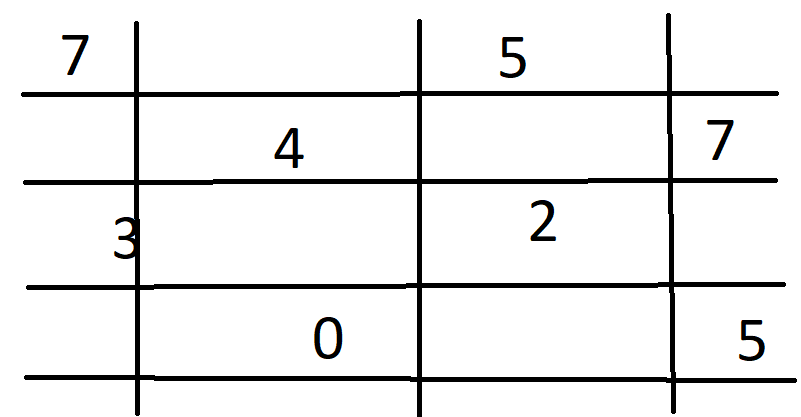
#> input picture Open cv project/1.4 in reader opencv/Image Gradient Filter/Box.png, 801 x 417 px
$ python 'Laplacian Gradient Filter.py'   (older library calls are emulated)
#> lines starting #> are read from the running program, lines starting #| are printed output that depends on the picture
import cv2
'''The Laplacian gradient takes only three params the src,flagor datatype and kernel size.Note: source must be a grayscale image'''

img=cv2.imread('Box.png',cv2.IMREAD_GRAYSCALE); #image read in grayscale
#> img: shape (417, 801); min 0, max 255, mean 236.7

laplacian=cv2.Laplacian(img,cv2.CV_64F,ksize=5); #create a laplacian gradient filter
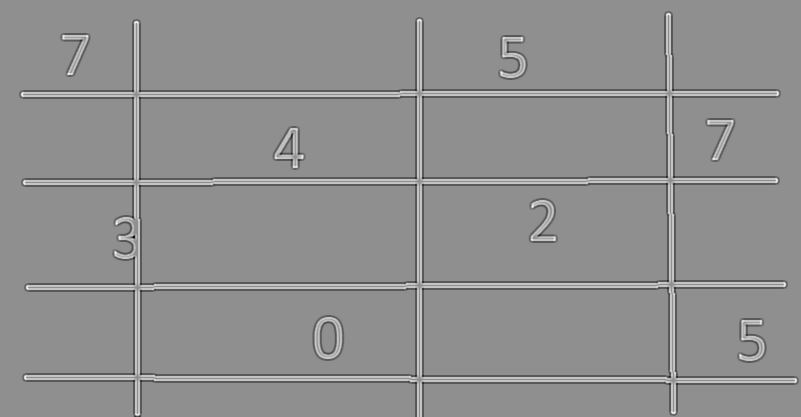
#> laplacian: shape (417, 801) float64; min -10912, max 8530, mean -0.1; drawn with min black and max white
cv2.namedWindow('Laplacian',cv2.WINDOW_NORMAL); #create a named window
cv2.imshow('Laplacian',laplacian); #Image show in window Laplacian
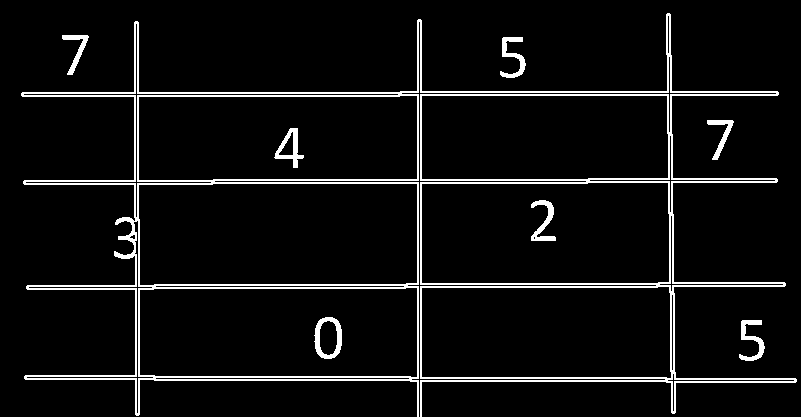
#> window 'Laplacian': shape (417, 801); 5.9% white in thin lines or dots
if cv2.waitKey(0)&0xFF==ord('q'):
#> (key q is pressed here)
    cv2.destroyWindow('Laplacian'); #destroy window Laplacian
